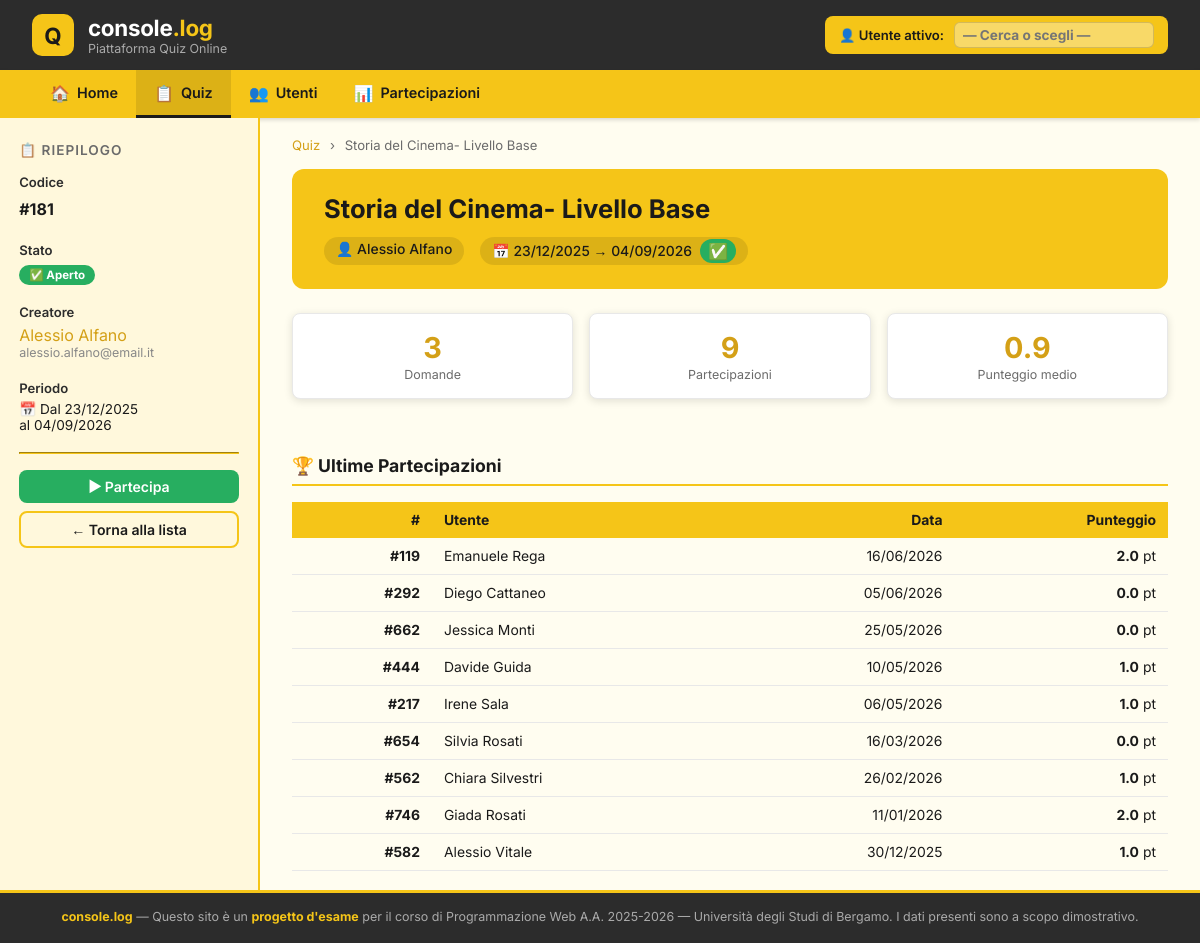
The page /quiz_detail.php?id=181 on the database its author committed.
### tables this page shows
CREATE TABLE IF NOT EXISTS Quiz (
  codice     INT          NOT NULL AUTO_INCREMENT,
  titolo     VARCHAR(200) NOT NULL,
  dataInizio DATE         NOT NULL,
  dataFine   DATE         NOT NULL,
  creatore   VARCHAR(50)  NOT NULL,
  PRIMARY KEY (codice),
  FOREIGN KEY (creatore) REFERENCES Utente(nomeUtente) ON UPDATE CASCADE ON DELETE RESTRICT
);

CREATE TABLE IF NOT EXISTS Utente (
  nomeUtente VARCHAR(50)  NOT NULL,
  nome       VARCHAR(50)  NOT NULL,
  cognome    VARCHAR(50)  NOT NULL,
  eMail      VARCHAR(100) NOT NULL,
  PRIMARY KEY (nomeUtente)
);

CREATE TABLE IF NOT EXISTS Partecipazione (
  codice     INT         NOT NULL AUTO_INCREMENT,
  data       DATE        NOT NULL,
  nomeUtente VARCHAR(50) NOT NULL,
  codiceQuiz INT         NOT NULL,
  PRIMARY KEY (codice),
  FOREIGN KEY (nomeUtente) REFERENCES Utente(nomeUtente) ON UPDATE CASCADE ON DELETE RESTRICT,
  FOREIGN KEY (codiceQuiz) REFERENCES Quiz(codice) ON UPDATE CASCADE ON DELETE CASCADE
);

### quiz_detail.php (the view, shortened to what this page needs)
<?php
$codice = isset($_GET['id']) ? (int)$_GET['id'] : 0;
$pdo = getDB();
$stmt = $pdo->prepare("
    SELECT q.*, u.nome, u.cognome, u.eMail,
           COUNT(DISTINCT p.codice) AS num_partecipazioni,
           ROUND(AVG(COALESCE(punteggi.tot, 0)), 2) AS punteggio_medio,
           COUNT(DISTINCT d.numero) AS num_domande
    FROM Quiz q
    JOIN Utente u ON q.creatore = u.nomeUtente
    LEFT JOIN Partecipazione p ON p.codiceQuiz = q.codice
    LEFT JOIN (
        SELECT oc.codicePartecipazione, SUM(r.punteggio) AS tot
        FROM RispostaUtenteQuiz oc
        JOIN Risposta r ON r.numero = oc.numeroRisposta
                       AND r.numeroDomanda = oc.numeroDomanda
                       AND r.codiceQuiz = oc.codiceQuiz
        WHERE r.punteggio IS NOT NULL
        GROUP BY oc.codicePartecipazione
    ) punteggi ON punteggi.codicePartecipazione = p.codice
    LEFT JOIN Domanda d ON d.codiceQuiz = q.codice
    WHERE q.codice = ?
    GROUP BY q.codice
");
$stmt->execute([$codice]);
$quiz = $stmt->fetch();
$stmt = $pdo->prepare("
    SELECT p.codice, p.data, u.nome, u.cognome,
           punteggi.tot AS punteggio_tot
    FROM Partecipazione p
    JOIN Utente u ON p.nomeUtente = u.nomeUtente
    LEFT JOIN (
        SELECT calc_domande.codicePartecipazione, SUM(calc_domande.punti_domanda) AS tot
        FROM (
            SELECT ruq_sub.codicePartecipazione, ruq_sub.numeroDomanda,
                   IF(SUM(CASE WHEN r_sub.punteggio IS NULL THEN 1 ELSE 0 END) > 0, 0, SUM(r_sub.punteggio)) AS punti_domanda
            FROM RispostaUtenteQuiz ruq_sub
            JOIN Risposta r_sub ON ruq_sub.numeroRisposta = r_sub.numero
                                AND ruq_sub.numeroDomanda = r_sub.numeroDomanda
                                AND ruq_sub.codiceQuiz = r_sub.codiceQuiz
            GROUP BY ruq_sub.codicePartecipazione, ruq_sub.numeroDomanda
        ) AS calc_domande
        GROUP BY calc_domande.codicePartecipazione
    ) punteggi ON punteggi.codicePartecipazione = p.codice
    WHERE p.codiceQuiz = ?
    ORDER BY p.data DESC
    LIMIT 10
");
$stmt->execute([$codice]);
$partecipazioni = $stmt->fetchAll();
$today = date('Y-m-d');
$aperto = ($today >= $quiz['dataInizio'] && $today <= $quiz['dataFine']);
$futuro = ($today < $quiz['dataInizio']);
$activeNav = 'quiz';
$cssPath = '';
?>
<?php include 'header.php'; ?>
<div class="main-wrapper">
  <aside class="sidebar">
    <h2>📋 Riepilogo</h2>
    <div class="filter-group">
      <label>Codice</label>
      <div style="font-weight:700;font-size:1rem;padding:4px 0">#<?= $quiz['codice'] ?></div>
    </div>
    <div class="filter-group">
      <label>Stato</label>
      <?php if ($aperto): ?>
        <span class="quiz-status-badge badge-open" style="position:static; display:inline-block;" title="Aperto">✅ Aperto</span>
      <?php elseif ($futuro): ?>
        <span class="quiz-status-badge badge-upcoming" style="position:static; display:inline-block;" title="Non ancora iniziato">🕐 Futuro</span>
      <?php else: ?>
        <span class="quiz-status-badge badge-closed" style="position:static; display:inline-block;" title="Chiuso">🔒 Chiuso</span>
      <?php endif; ?>
    </div>
    <div class="filter-group">
      <label>Creatore</label>
      <div><a href="utenti.php?username=<?= urlencode($quiz['creatore']) ?>"><?= htmlspecialchars($quiz['nome'] . ' ' . $quiz['cognome']) ?></a></div>
      <div style="font-size:0.78rem;color:#888"><?= htmlspecialchars($quiz['eMail']) ?></div>
    </div>
    <div class="filter-group">
      <label>Periodo</label>
      <div style="font-size:0.85rem">
        📅 Dal <?= date('d/m/Y', strtotime($quiz['dataInizio'])) ?><br>
        al <?= date('d/m/Y', strtotime($quiz['dataFine'])) ?>
      </div>
    </div>
    <hr style="border-color:var(--yellow-main);margin:1rem 0">
    <?php if ($aperto): ?>
    <a href="partecipa.php?id=<?= $codice ?>" class="btn btn-success" style="width:100%;justify-content:center">
      ▶ Partecipa
    </a>
    <?php endif; ?>
    <a href="quiz.php" class="btn btn-outline" style="width:100%;margin-top:8px;justify-content:center">
      ← Torna alla lista
    </a>
  </aside>
  <main class="main-content">
    <div class="breadcrumb">
      <a href="quiz.php">Quiz</a>
      <span>›</span>
      <?= htmlspecialchars($quiz['titolo']) ?>
    </div>
    <div class="detail-header">
      <h2><?= htmlspecialchars($quiz['titolo']) ?></h2>
      <div class="meta-row">
        <span class="meta-pill">👤 <a href="utenti.php?username=<?= urlencode($quiz['creatore']) ?>" style="color:inherit;text-decoration:none;"><?= htmlspecialchars($quiz['nome'] . ' ' . $quiz['cognome']) ?></a></span>
        <span class="meta-pill" style="display:inline-flex; align-items:center;">
          📅 <?= date('d/m/Y', strtotime($quiz['dataInizio'])) ?> → <?= date('d/m/Y', strtotime($quiz['dataFine'])) ?>
          <span style="margin-left: 8px;">
            <?php if ($aperto): ?><span class="badge-open" style="padding:2px 8px;border-radius:12px;font-size:1rem;font-weight:bold;" title="Aperto">✅</span><?php elseif ($futuro): ?><span class="badge-upcoming" style="padding:2px 8px;border-radius:12px;font-size:1rem;font-weight:bold;" title="Non ancora iniziato">🕐</span><?php else: ?><span class="badge-closed" style="padding:2px 8px;border-radius:12px;font-size:1rem;font-weight:bold;" title="Chiuso">🔒</span><?php endif; ?>
          </span>
        </span>
      </div>
    </div>
    <div class="stats-bar">
      <div class="stats-card">
        <div class="stat-num"><?= $quiz['num_domande'] ?></div>
        <div class="stat-label">Domande</div>
      </div>
      <div class="stats-card">
        <div class="stat-num"><a href="partecipazioni.php?quiz_codice=<?= $codice ?>" style="color:inherit;text-decoration:none;"><?= $quiz['num_partecipazioni'] ?></a></div>
        <div class="stat-label">Partecipazioni</div>
      </div>
      <div class="stats-card">
        <div class="stat-num"><?= $quiz['punteggio_medio'] !== null ? number_format($quiz['punteggio_medio'], 1) : '-' ?></div>
        <div class="stat-label">Punteggio medio</div>
      </div>
    </div>
    <?php if (!empty($partecipazioni)): ?>
    <div style="margin-top:2rem">
      <h3 style="font-size:1.1rem;font-weight:700;border-bottom:2px solid var(--yellow-main);padding-bottom:.5rem;margin-bottom:1rem">
        🏆 Ultime Partecipazioni
      </h3>
      <div class="table-wrap">
        <table class="basic-table">
          <thead>
            <tr>
              <th class="sortable th-num" style="cursor:pointer;" title="Ordina">#</th>
              <th class="sortable" style="cursor:pointer;" title="Ordina">Utente</th>
              <th class="sortable th-date" style="cursor:pointer;" title="Ordina">Data</th>
              <th class="sortable th-num" style="cursor:pointer;" title="Ordina">Punteggio</th>
            </tr>
          </thead>
          <tbody>
            <?php foreach ($partecipazioni as $p): ?>
            <tr>
              <td class="td-num"><strong><a href="risultato.php?p=<?= $p['codice'] ?>" style="color:inherit;text-decoration:none;">#<?= $p['codice'] ?></a></strong></td>
              <td><?= htmlspecialchars($p['nome'] . ' ' . $p['cognome']) ?></td>
              <td class="td-date"><?= date('d/m/Y', strtotime($p['data'])) ?></td>
              <td class="td-num"><strong><?= number_format($p['punteggio_tot'], 1) ?></strong> pt</td>
            </tr>
            <?php endforeach; ?>
          </tbody>
        </table>
      </div>
    </div>
    <?php endif; ?>
  </main>
</div>
<?php include 'footer.php'; ?>

### header.php (shortened to what this page needs)
<!DOCTYPE html>
<html lang="it">
<head>
  <link rel="stylesheet" href="<?= $cssPath ?? '' ?>css/style.css">
</head>
<body>
<header>
  <div class="header-brand">
    <div class="logo-icon">Q</div>
    <div>
      <h1>console<span>.log</span></h1>
      <div class="header-subtitle">Piattaforma Quiz Online</div>
    </div>
  </div>
  <div class="header-user-selector">
    <span class="header-user-label">👤 Utente attivo:</span>
    <input type="text" id="header-utente-input" list="dl-header-utenti"
           placeholder="— Cerca o scegli —" autocomplete="off">
  </div>
</header>
<nav>
  <a href="<?= $cssPath ?? '' ?>index.php"
     class="<?= $activeNav === 'home' ? 'active' : '' ?>">
    <span class="nav-icon">🏠</span> Home
  </a>
  <a href="<?= $cssPath ?? '' ?>quiz.php"
     class="<?= $activeNav === 'quiz' ? 'active' : '' ?>">
    <span class="nav-icon">📋</span> Quiz
  </a>
  <a href="<?= $cssPath ?? '' ?>utenti.php"
     class="<?= $activeNav === 'utenti' ? 'active' : '' ?>">
    <span class="nav-icon">👥</span> Utenti
  </a>
  <a href="<?= $cssPath ?? '' ?>partecipazioni.php"
     class="<?= $activeNav === 'partecipazioni' ? 'active' : '' ?>">
    <span class="nav-icon">📊</span> Partecipazioni
  </a>
</nav>

### footer.php (shortened to what this page needs)
<footer>
  <p>
    <strong>console.log</strong> &mdash;
    Questo sito è un <strong>progetto d'esame</strong> per il corso di
    Programmazione Web A.A. 2025-2026 &mdash; Università degli Studi di Bergamo.
    I dati presenti sono a scopo dimostrativo.
  </p>
</footer>
</body>
</html>

### rows shown on the page
quiz: codice "181", creatore.cognome "Alessio Alfano", creatore.eMail "alessio.alfano@email.it", dataInizio "23/12/2025", dataFine "04/09/2026", titolo "Storia del Cinema- Livello Base"
partecipazione: codice "119", nomeUtente.cognome "Emanuele Rega", data "16/06/2026", punteggio_tot "2.0"
partecipazione: codice "292", nomeUtente.cognome "Diego Cattaneo", data "05/06/2026", punteggio_tot "0.0"
partecipazione: codice "662", nomeUtente.cognome "Jessica Monti", data "25/05/2026", punteggio_tot "0.0"
partecipazione: codice "444", nomeUtente.cognome "Davide Guida", data "10/05/2026", punteggio_tot "1.0"
partecipazione: codice "217", nomeUtente.cognome "Irene Sala", data "06/05/2026", punteggio_tot "1.0"
partecipazione: codice "654", nomeUtente.cognome "Silvia Rosati", data "16/03/2026", punteggio_tot "0.0"
partecipazione: codice "562", nomeUtente.cognome "Chiara Silvestri", data "26/02/2026", punteggio_tot "1.0"
partecipazione: codice "746", nomeUtente.cognome "Giada Rosati", data "11/01/2026", punteggio_tot "2.0"
partecipazione: codice "582", nomeUtente.cognome "Alessio Vitale", data "30/12/2025", punteggio_tot "1.0"

### other values the page prints
$quiz['num_domande'] "3"
$quiz['num_partecipazioni'] "9"
$quiz['punteggio_medio'] "0.9"
